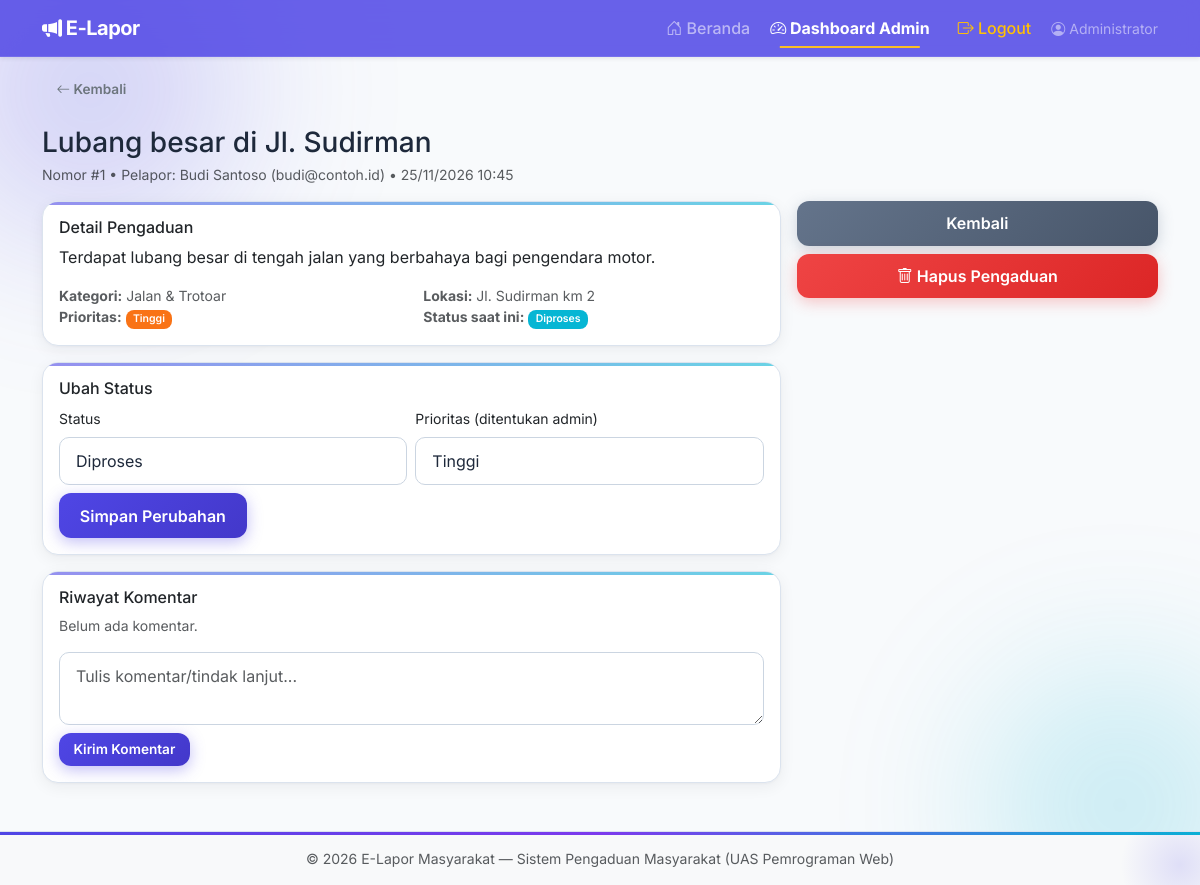
Screenshot of /admin/tiket_detail.php?id=1 (signed in) with the database file from the repository.
### tables this page shows
CREATE TABLE tickets (
    id           INT AUTO_INCREMENT PRIMARY KEY,
    user_id      INT NOT NULL,
    category_id  INT NOT NULL,
    judul        VARCHAR(150) NOT NULL,
    deskripsi    TEXT NOT NULL,
    lokasi       VARCHAR(255) DEFAULT NULL,
    prioritas    ENUM('Rendah','Sedang','Tinggi','Darurat') NOT NULL DEFAULT 'Sedang',
    status       ENUM('Baru','Diproses','Selesai','Ditolak') NOT NULL DEFAULT 'Baru',
    created_at   TIMESTAMP DEFAULT CURRENT_TIMESTAMP,
    updated_at   TIMESTAMP DEFAULT CURRENT_TIMESTAMP ON UPDATE CURRENT_TIMESTAMP,
    FOREIGN KEY (user_id)     REFERENCES users(id)      ON DELETE CASCADE,
    FOREIGN KEY (category_id) REFERENCES categories(id) ON DELETE RESTRICT
);

CREATE TABLE users (
    id          INT AUTO_INCREMENT PRIMARY KEY,
    nama        VARCHAR(100) NOT NULL,
    email       VARCHAR(100) NOT NULL UNIQUE,
    password    VARCHAR(255) NOT NULL,         
    role        ENUM('warga','admin') NOT NULL DEFAULT 'warga',
    telepon     VARCHAR(20) DEFAULT NULL,
    alamat      VARCHAR(255) DEFAULT NULL,
    created_at  TIMESTAMP DEFAULT CURRENT_TIMESTAMP
);

CREATE TABLE categories (
    id          INT AUTO_INCREMENT PRIMARY KEY,
    nama        VARCHAR(60) NOT NULL UNIQUE,
    deskripsi   VARCHAR(255) DEFAULT NULL,
    icon        VARCHAR(40) DEFAULT 'bi-exclamation-circle',
    created_at  TIMESTAMP DEFAULT CURRENT_TIMESTAMP
);

### includes/auth.php (called while the page is built, shortened)
<?php
function h(string $s): string {
    return htmlspecialchars($s, ENT_QUOTES, 'UTF-8');
}

### admin/tiket_detail.php (the view, shortened to what this page needs)
<?php
require_once __DIR__ . '/../config/koneksi.php';
require_once __DIR__ . '/../includes/auth.php';
$id = (int)($_GET['id'] ?? 0);
$t = mysqli_fetch_assoc(mysqli_query($konek, "SELECT t.*, c.nama AS kategori, u.nama AS pelapor, u.email FROM tickets t JOIN categories c ON c.id=t.category_id JOIN users u ON u.id=t.user_id WHERE t.id=$id"));
$comments = mysqli_query($konek, "SELECT cm.*, u.nama, u.role FROM ticket_comments cm JOIN users u ON u.id=cm.user_id WHERE cm.ticket_id=$id ORDER BY cm.created_at ASC");
include __DIR__ . '/../includes/header.php';
?>
<h3 class="mb-1"><?= h($t['judul']) ?></h3>
<p class="text-muted small mb-3">Nomor #<?= (int)$t['id'] ?> &bull; Pelapor: <?= h($t['pelapor']) ?> (<?= h($t['email']) ?>) &bull; <?= date('d/m/Y H:i', strtotime($t['created_at'])) ?></p>
<div class="row g-3">
  <div class="col-md-8">
    <div class="card p-3 mb-3">
      <h6>Detail Pengaduan</h6>
      <p><?= nl2br(h($t['deskripsi'])) ?></p>
      <div class="row small text-muted">
        <div class="col-md-6"><strong>Kategori:</strong> <?= h($t['kategori']) ?></div>
        <div class="col-md-6"><strong>Lokasi:</strong> <?= h($t['lokasi'] ?: '-') ?></div>
        <div class="col-md-6"><strong>Prioritas:</strong> <span class="badge badge-prio-<?= h($t['prioritas']) ?>"><?= h($t['prioritas']) ?></span></div>
        <div class="col-md-6"><strong>Status saat ini:</strong> <span class="badge badge-status-<?= h($t['status']) ?>"><?= h($t['status']) ?></span></div>
      </div>
    </div>
    <div class="card p-3 mb-3">
      <h6>Ubah Status</h6>
      <form method="post" class="row g-2">
        <div class="col-md-6">
          <label class="form-label small">Status</label>
          <select name="status" class="form-select">
            <?php foreach (['Baru','Diproses','Selesai','Ditolak'] as $s): ?>
              <option value="<?= $s ?>" <?= $t['status']===$s?'selected':'' ?>><?= $s ?></option>
            <?php endforeach; ?>
          </select>
        </div>
        <div class="col-md-6">
          <label class="form-label small">Prioritas (ditentukan admin)</label>
          <select name="prioritas" class="form-select">
            <?php foreach (['Rendah','Sedang','Tinggi','Darurat'] as $p): ?>
              <option value="<?= $p ?>" <?= $t['prioritas']===$p?'selected':'' ?>><?= $p ?></option>
            <?php endforeach; ?>
          </select>
        </div>
        <div class="col-12">
          <button name="ubah_status" class="btn btn-primary">Simpan Perubahan</button>
        </div>
      </form>
    </div>
    <div class="card p-3">
      <h6>Riwayat Komentar</h6>
      <?php $ada=false; while ($c = mysqli_fetch_assoc($comments)): $ada=true; ?>
      <?php endwhile; if (!$ada): ?>
        <p class="text-muted small mb-0">Belum ada komentar.</p>
      <?php endif; ?>
      <form method="post" class="mt-3">
        <textarea name="komentar" class="form-control mb-2" rows="2" placeholder="Tulis komentar/tindak lanjut..."></textarea>
        <button name="komentar_btn" class="btn btn-sm btn-primary">Kirim Komentar</button>
      </form>
    </div>
  </div>
  <div class="col-md-4">
    <a href="kelola_tiket.php" class="btn btn-secondary w-100 mb-2">Kembali</a>
    <a href="hapus_tiket.php?id=<?= (int)$t['id'] ?>" class="btn btn-danger w-100"
       onclick="return confirm('Hapus pengaduan ini beserta komentar & lampirannya? Tindakan tidak bisa dibatalkan.')">
      <i class="bi bi-trash"></i> Hapus Pengaduan
    </a>
  </div>
</div>
<?php include __DIR__ . '/../includes/footer.php'; ?>

### assets/css/style.css (style rules this page uses)
:root { --brand: #4f46e5; --brand-dark: #4338ca; --brand-light: #818cf8; --accent: #06b6d4; --bg: #f8fafc; --card: #ffffff; --text: #1e293b; --muted: #64748b; --border: #e2e8f0; --shadow: 0 10px 30px rgba(79,70,229,.08); --shadow-hover: 0 20px 40px rgba(79,70,229,.15); --radius: 16px; }
* { transition: background-color .3s ease, color .3s ease, border-color .3s ease; }
body { background: var(--bg); color: var(--text); font-family: 'Inter', 'Segoe UI', system-ui, -apple-system, sans-serif; min-height: 100vh; position: relative; overflow-x: hidden; }
body::before, body::after { content: ''; position: fixed; border-radius: 50%; filter: blur(80px); opacity: .35; z-index: 0; pointer-events: none; animation: floatBlob 12s ease-in-out infinite; }
body::before { width: 420px; height: 420px; background: radial-gradient(circle, #4f46e5, transparent 70%); top: -120px; left: -120px; }
body::after { width: 360px; height: 360px; background: radial-gradient(circle, #06b6d4, transparent 70%); bottom: -100px; right: -100px; animation-delay: -6s; }
.card { padding: 0; }
.card { background: var(--card); border: 1px solid var(--border); border-radius: var(--radius); box-shadow: var(--shadow); transition: transform .3s ease, box-shadow .3s ease; overflow: hidden; position: relative; }
.card::before { content: ''; position: absolute; top: 0; left: 0; right: 0; height: 3px; background: linear-gradient(90deg, var(--brand), var(--accent)); opacity: .6; }
[data-theme="light"] .card, :root .card { border: 1.5px solid #dbe3ee; box-shadow: 0 4px 16px rgba(15,23,42,.06), 0 1px 3px rgba(15,23,42,.04); }
[data-theme="light"] .form-control, [data-theme="light"] .form-select, :root .form-control, :root .form-select { border: 1.5px solid #cbd5e1; background: #fff; }
.card::after { content: ''; position: absolute; inset: 0; background: radial-gradient(circle at top right, rgba(79,70,229,.06), transparent 60%); opacity: 0; transition: opacity .3s ease; pointer-events: none; }
.btn { border-radius: 12px; font-weight: 600; padding: .65rem 1.3rem; transition: all .3s cubic-bezier(.4,0,.2,1); position: relative; overflow: hidden; border: none; transform: translateZ(0); }
.btn::before { content: ''; position: absolute; top: 50%; left: 50%; width: 0; height: 0; border-radius: 50%; background: rgba(255,255,255,.35); transform: translate(-50%, -50%); transition: width .5s, height .5s; }
.btn-primary { background: linear-gradient(135deg, var(--brand), var(--brand-dark)); box-shadow: 0 4px 15px rgba(79,70,229,.35); }
.btn-danger { background: linear-gradient(135deg, #ef4444, #dc2626); box-shadow: 0 4px 15px rgba(239,68,68,.3); }
.btn-secondary { background: linear-gradient(135deg, #64748b, #475569); box-shadow: 0 4px 15px rgba(100,116,139,.3); }
.btn-sm { padding: .4rem .9rem; font-size: .85rem; }
.btn i { transition: transform .3s ease; }
.badge { border-radius: 8px; padding: .4em .7em; font-weight: 600; }
.badge-status-Diproses { background: #06b6d4; color: #fff; }
.badge-prio-Tinggi { background: #f97316; }
.form-control, .form-select { border-radius: 10px; border: 1.5px solid var(--border); padding: .7rem 1rem; background: var(--card); color: var(--text); }

### rows the page displays
tickets: judul "Lubang besar di Jl. Sudirman", id "1", user.nama "Budi Santoso", user.email "budi@contoh.id", created_at "25/11/2026 10:45", deskripsi "Terdapat lubang besar di tengah jalan yang berbahaya bagi pengendara motor.", category.nama "Jalan & Trotoar", lokasi "Jl. Sudirman km 2", prioritas "Tinggi", status "Diproses"

### other values shown
current_user()['nama'] "Administrator"
